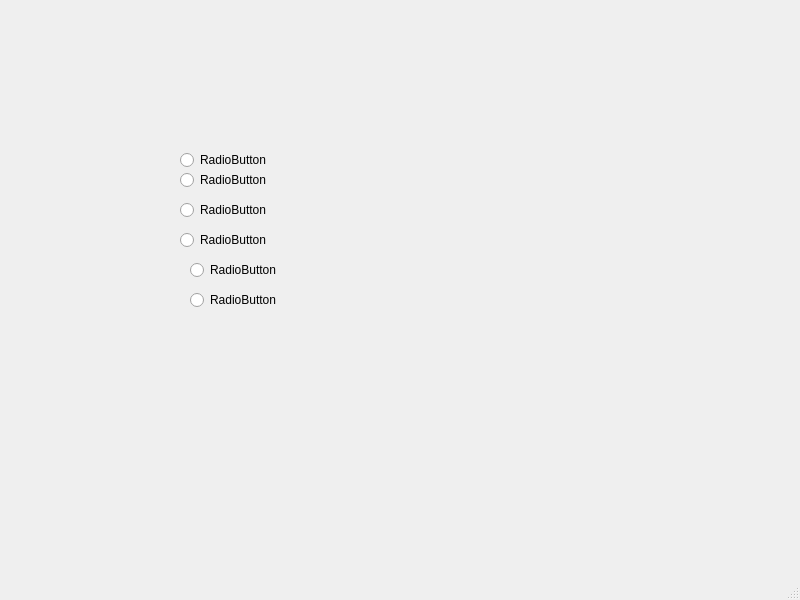
<?xml version="1.0" encoding="UTF-8"?>
<ui version="4.0">
 <class>MainWindow</class>
 <widget class="QMainWindow" name="MainWindow">
  <property name="geometry">
   <rect>
    <x>0</x>
    <y>0</y>
    <width>800</width>
    <height>600</height>
   </rect>
  </property>
  <property name="windowTitle">
   <string>MainWindow</string>
  </property>
  <widget class="QWidget" name="centralwidget">
   <widget class="QRadioButton" name="radioButton1">
    <property name="geometry">
     <rect>
      <x>180</x>
      <y>150</y>
      <width>95</width>
      <height>20</height>
     </rect>
    </property>
    <property name="text">
     <string>RadioButton</string>
    </property>
   </widget>
   <widget class="QRadioButton" name="radioButton2">
    <property name="geometry">
     <rect>
      <x>180</x>
      <y>170</y>
      <width>95</width>
      <height>20</height>
     </rect>
    </property>
    <property name="text">
     <string>RadioButton</string>
    </property>
   </widget>
   <widget class="QRadioButton" name="radioButton3">
    <property name="geometry">
     <rect>
      <x>180</x>
      <y>200</y>
      <width>95</width>
      <height>20</height>
     </rect>
    </property>
    <property name="text">
     <string>RadioButton</string>
    </property>
   </widget>
   <widget class="QRadioButton" name="radioButton4">
    <property name="geometry">
     <rect>
      <x>180</x>
      <y>230</y>
      <width>95</width>
      <height>20</height>
     </rect>
    </property>
    <property name="text">
     <string>RadioButton</string>
    </property>
   </widget>
   <widget class="QRadioButton" name="radioButton5">
    <property name="geometry">
     <rect>
      <x>190</x>
      <y>260</y>
      <width>95</width>
      <height>20</height>
     </rect>
    </property>
    <property name="text">
     <string>RadioButton</string>
    </property>
   </widget>
   <widget class="QRadioButton" name="radioButton6">
    <property name="geometry">
     <rect>
      <x>190</x>
      <y>290</y>
      <width>95</width>
      <height>20</height>
     </rect>
    </property>
    <property name="text">
     <string>RadioButton</string>
    </property>
   </widget>
  </widget>
  <widget class="QMenuBar" name="menubar">
   <property name="geometry">
    <rect>
     <x>0</x>
     <y>0</y>
     <width>800</width>
     <height>26</height>
    </rect>
   </property>
  </widget>
  <widget class="QStatusBar" name="statusbar"/>
 </widget>
 <resources/>
 <connections/>
</ui>
